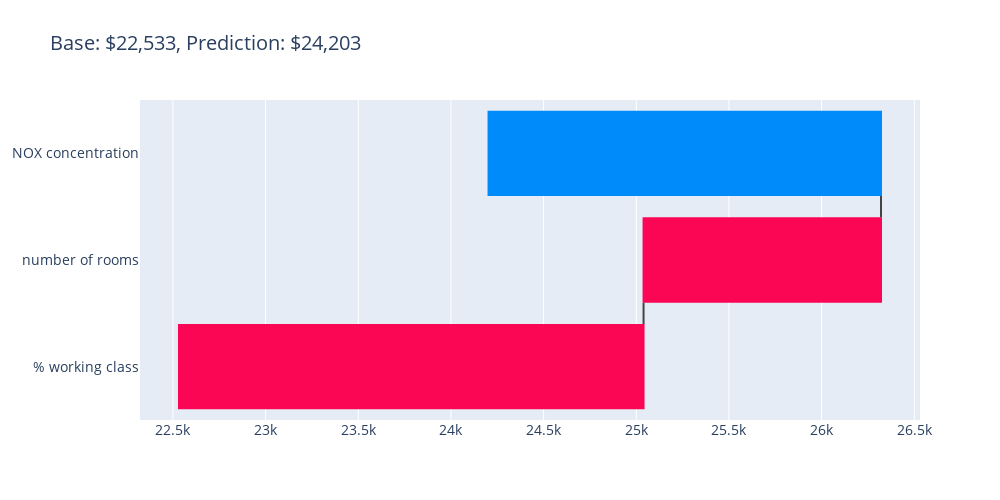

Notebook cell for this chart:
### Markdown cell above
## Visualise Shapley Values

### Waterfall Plot for a Single Instance

### Code cell
import plotly.graph_objects as go

i = 0
fig = go.Figure(
    go.Waterfall(
        name="waterfall",
        orientation="h",
        y=features,
        x=[sv_pwc[i], sv_nor[i], sv_nc[i]],
        base=models["none"][i],
        decreasing=dict(marker=dict(color="#008bfb")),
        increasing=dict(marker=dict(color="#fb0655"))
    )
)
fig.update_layout(
    title=f"Base: &#36;{models['none'][i]:,.0f}, Prediction: &#36;{models['all'][i]:,.0f}",
    width=1000, height=500, font=dict(size=14),
)
fig.write_image("plots/waterfall.png")
fig.show()

### Figure 1 — Plotly figure (JSON) as saved in the notebook; plotly's stock layout.template omitted (floating-point values rounded to 4 significant figures)
{"data": [{"base": 22530.0, "decreasing": {"marker": {"color": "#008bfb"}}, "increasing": {"marker": {"color": "#fb0655"}}, "name": "waterfall", "orientation": "h", "type": "waterfall", "x": [2507.0, 1281.0, -2118.0], "y": ["% working class", "number of rooms", "NOX concentration"]}], "layout": {"font": {"size": 14}, "height": 500, "title": {"text": "Base: &#36;22,533, Prediction: &#36;24,203"}, "width": 1000}}
